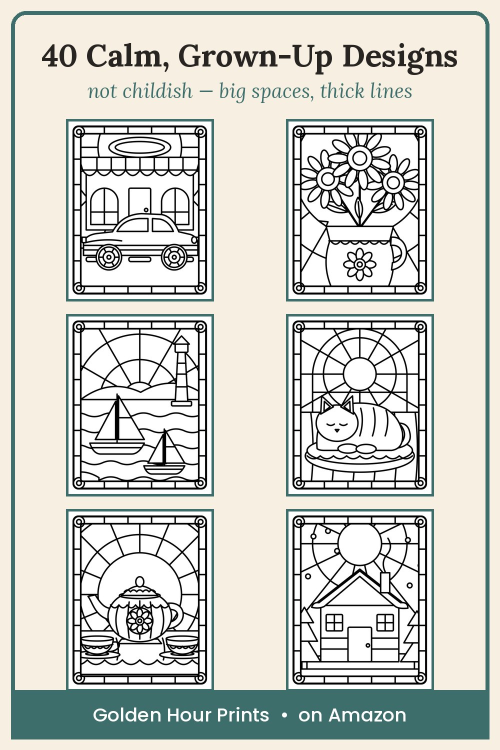
#> input picture images/002_02_forty_designs_grid.jpg, 1000 x 1500 px, given in place of 002_02_forty_designs_grid.jpg.png, which was not available (shown at 1/2 size)
$ python -i pinlib.py   (imports and definitions only)
#> lines starting #> are read from the running program, lines starting #| are printed output that depends on the picture; pictures that were not available may be replaced by others from this repository, and a replacement may not be noted
"""Pin image generator for Golden Hour Prints (1000x1500 Pinterest pins from the book's line art)."""
import os, random
import numpy as np, cv2
from PIL import Image, ImageDraw, ImageFont

ROOT = os.path.dirname(os.path.dirname(os.path.abspath(__file__)))
FONTS = os.path.join(ROOT, "assets", "fonts")
BOOK = os.path.join(ROOT, "assets", "book")
CREAM, TEAL, INK, WHITE, GOLD = (247, 240, 226), (62, 110, 108), (40, 36, 34), (255, 255, 255), (201, 146, 60)
PAL = [(233, 196, 106), (244, 162, 97), (231, 111, 81), (42, 157, 143), (138, 177, 125), (168, 218, 220),
       (69, 123, 157), (229, 152, 155), (181, 131, 141), (242, 204, 143), (129, 178, 154), (224, 122, 95)]
W, H = 1000, 1500


# [5 lines left out: function lora, not called in this run]


def pop(s, w="Medium"): return ImageFont.truetype(os.path.join(FONTS, f"Poppins-{w}.ttf"), s)


def crop(im):
    a = np.array(im.convert("L")); ys, xs = np.where(a < 128)
#> after `a = np.array(im.convert('L'))`:
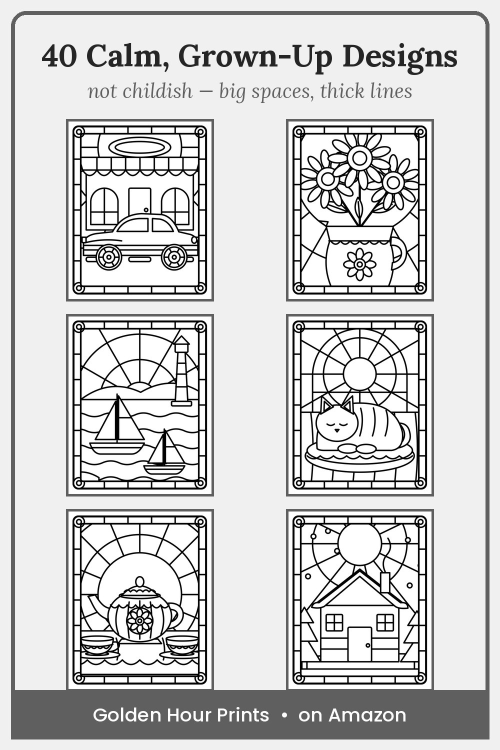
#> a: shape (1500, 1000) (shown at 1/2 size); min 0, max 255, mean 205.5
    return im.crop((xs.min() - 8, ys.min() - 8, xs.max() + 8, ys.max() + 8))
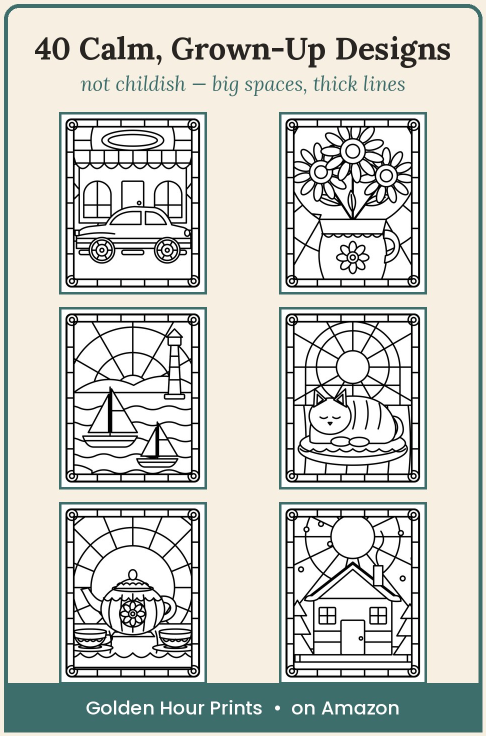
#> returned value: PIL image 972x1472 RGB (shown at 1/2 size); mean R, G, B 203.2, 205, 198.8


def line_art(slug): return crop(Image.open(os.path.join(BOOK, f"{slug}.png")).convert("RGB"))


# [7 lines left out: function colorize, not called in this run]


def fit(im, w, h):
    s = min(w / im.width, h / im.height); return im.resize((int(im.width * s), int(im.height * s)), Image.LANCZOS)


def ctext(d, y, txt, f, fill, cx=W // 2):
    d.text((cx - d.textlength(txt, font=f) / 2, y), txt, font=f, fill=fill)


# [20 lines left out: functions wrap, headline, base, not called in this run]


def footer(d, txt="Golden Hour Prints  •  on Amazon"):
    d.rounded_rectangle([22, H - 120, W - 22, H - 22], 30, fill=TEAL); d.rectangle([22, H - 120, W - 22, H - 80], fill=TEAL)
    ctext(d, H - 97, txt, pop(38), WHITE)


def framed(im, art, x, y):
    d = ImageDraw.Draw(im); d.rectangle([x - 12, y - 12, x + art.width + 12, y + art.height + 12], fill=WHITE, outline=TEAL, width=5)
    im.paste(art, (x, y))


def badge(d, x, y, txt, color):
    w = d.textlength(txt, font=pop(30, "Bold")) + 50
    d.rounded_rectangle([x, y, x + w, y + 50], 25, fill=color); d.text((x + 25, y + 6), txt, font=pop(30, "Bold"), fill=WHITE)


# [29 lines left out: functions before_after, spotlight, quote_card, not called in this run]


def save(im, path): im.convert("RGB").save(path, quality=88, optimize=True)

>>> result = line_art('../images/002_02_forty_designs_grid.jpg')

$ run again, on images/007_07_caregiver_tips.jpg
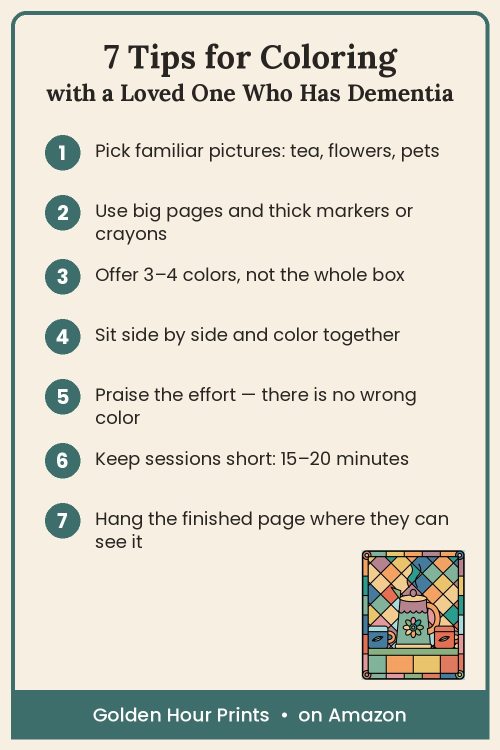
#> input picture images/007_07_caregiver_tips.jpg, 1000 x 1500 px, given in place of 007_07_caregiver_tips.jpg.png, which was not available (shown at 1/2 size)
#> in crop, `a = np.array(im.convert('L'))`:
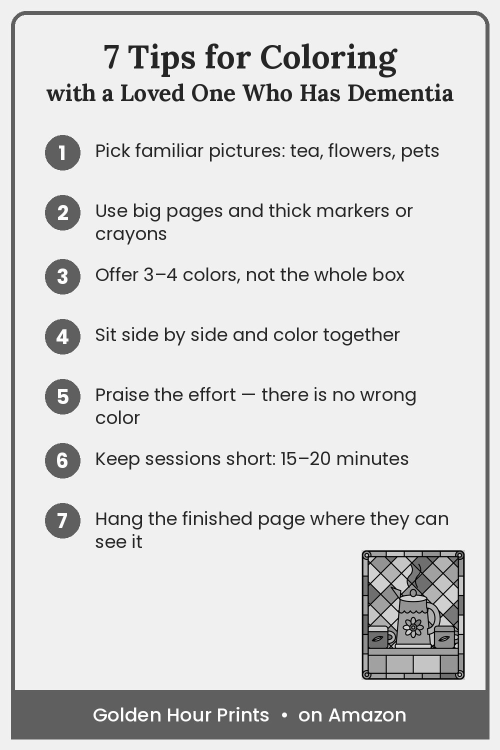
#> a: shape (1500, 1000) (shown at 1/2 size); min 0, max 255, mean 214.7
#> in crop, `return im.crop((xs.min() - 8, ys.min() - 8, xs.max() + 8, ys.max() + 8))`:
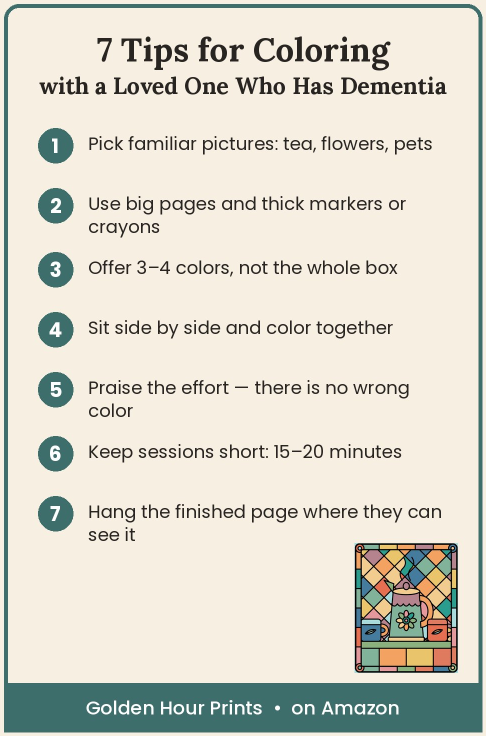
#> returned value: PIL image 972x1472 RGB (shown at 1/2 size); mean R, G, B 216.4, 214.1, 202.2
